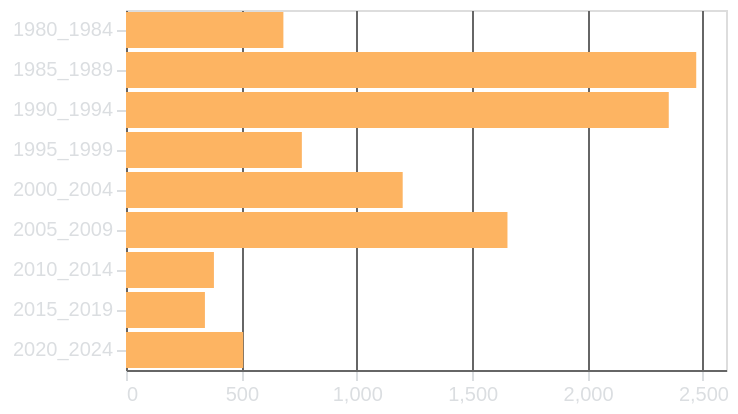

Write the Vega-Lite specification saved for this chart.
### Vega-Lite specification from a JSON file in a GitHub repository (floating-point values rounded to 4 significant figures; data arrays with more than 128 entries replaced by an {"elided": "..."} marker saying what was removed)
{"config": {"background": "transparent", "title": {"color": "#DBDEE1", "fontSize": 16}, "axis": {"domainColor": "#666666", "gridColor": "#666666", "tickColor": "#DBDEE1", "titleColor": "#DBDEE1", "labelColor": "#DBDEE1"}, "legend": {"labelColor": "#DBDEE1", "titleColor": "#DBDEE1"}}, "data": {"name": "data-c033064330faeeb9bcadea47ec640ce5"}, "mark": {"type": "bar", "tooltip": true}, "encoding": {"color": {"value": "#fdb462"}, "tooltip": [{"field": "lustrum", "title": "Lustro", "type": "ordinal"}, {"aggregate": "count", "title": "Nº di spot", "type": "quantitative"}], "x": {"aggregate": "count", "axis": {"ticks": true, "title": null}, "type": "quantitative"}, "y": {"axis": {"ticks": true, "title": null}, "field": "lustrum", "type": "ordinal"}}, "height": "container", "params": [{"name": "param_16", "select": {"type": "interval", "encodings": []}, "bind": "scales"}], "width": "container", "$schema": "https://vega.github.io/schema/vega-lite/v5.17.0.json", "datasets": {"data-c033064330faeeb9bcadea47ec640ce5": {"elided": "10350 records"}}}
